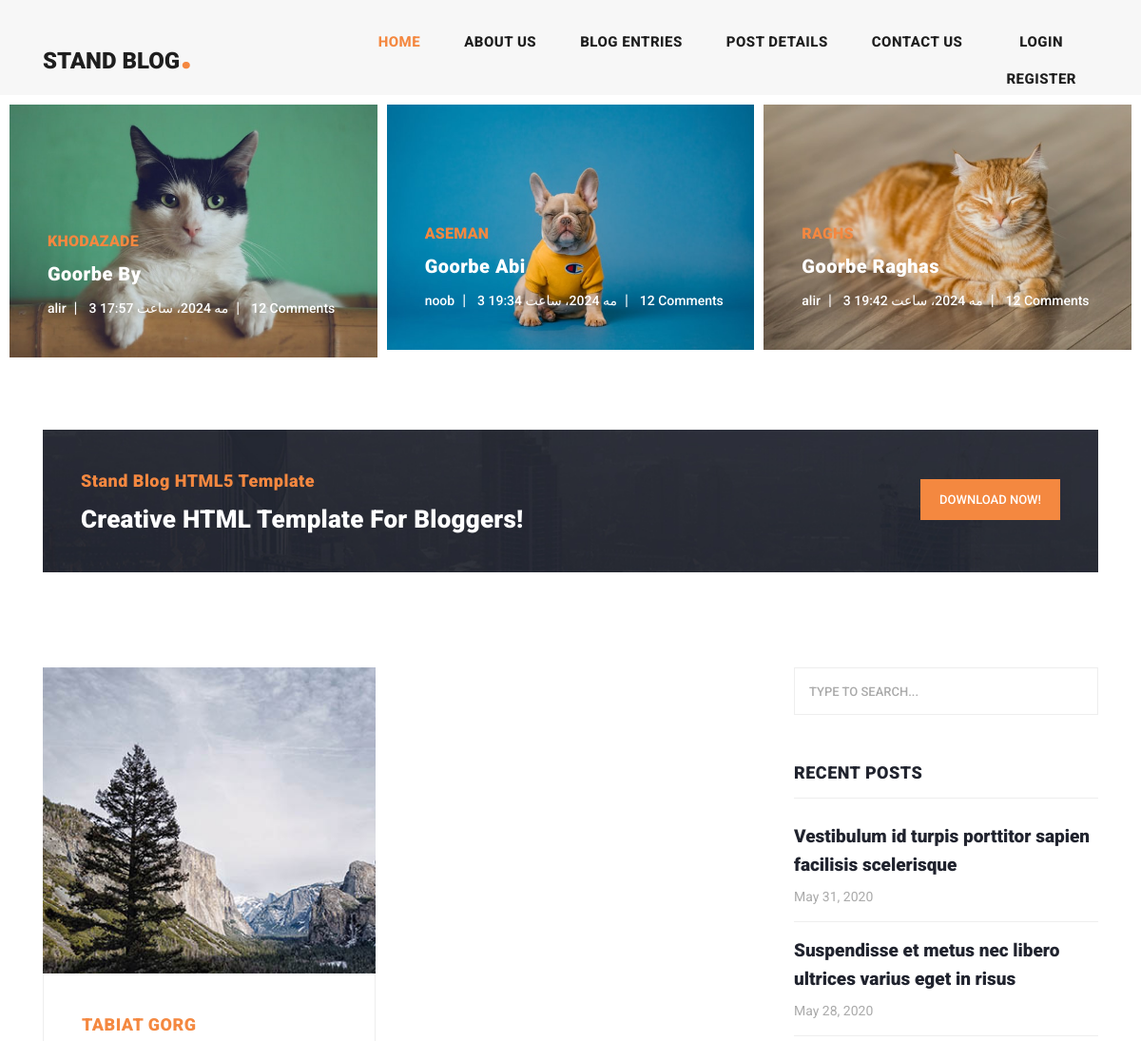
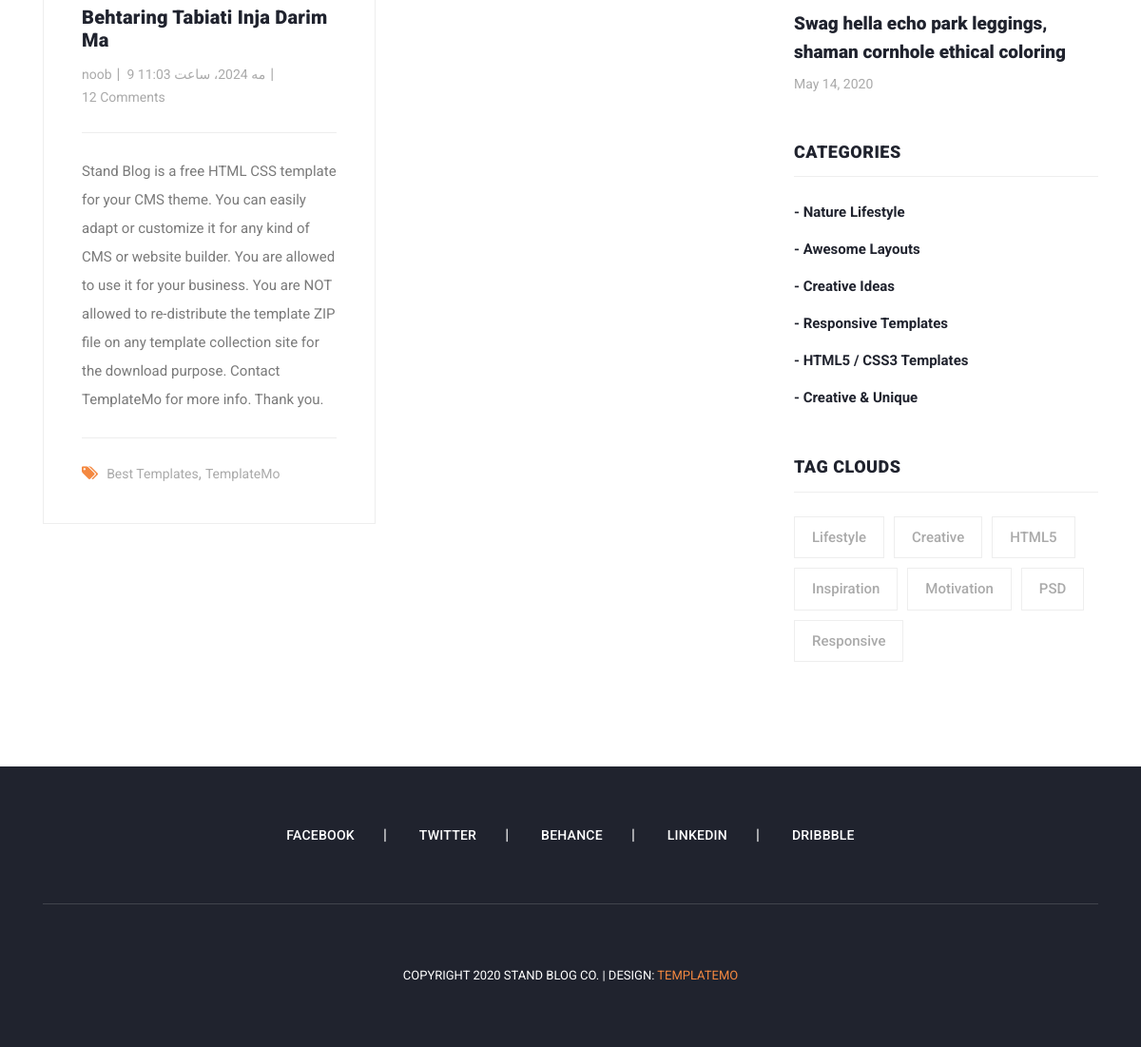
Screenshot of /blog/ with the database file from the repository (2 pictures, top to bottom).
### home/models.py (models this page shows, shortened)
class Article(models.Model):
    author = models.ForeignKey(User, on_delete=models.CASCADE,verbose_name='نویسنده')
    title = models.CharField(max_length=30,verbose_name='عنوان')
    description = models.CharField(max_length=100,verbose_name='توضیحات')
    date = models.DateTimeField(auto_now_add=True,verbose_name='تاریخ انتشار')
    image = models.ImageField(null=True, upload_to='media',verbose_name='عکس')
    class Meta:
        verbose_name = "مقاله"
        verbose_name_plural = 'مقالات'

class BlogsArticle(models.Model):
    title = models.CharField(max_length=40,verbose_name='عنوان')
    description_small = models.CharField(max_length=100,verbose_name='توضیحات کوتاه')
    description_complete = models.TextField(verbose_name='توضیحات کامل')
    author = models.ForeignKey(User, on_delete=models.CASCADE,verbose_name='نویسنده')
    date = models.DateTimeField(auto_now_add=True)
    class Meta:
        verbose_name = "بلاگ"
        verbose_name_plural = 'بلاگ ها'

### home/views.py (the view)
# urls.py: path('blog/', views.ArticleList.as_view(), name='blog'),
class ArticleList(ListView):
    articles = Article.objects.all()
    blog_articles = BlogsArticle.objects.all()
    template_name = "home/blog.html"

### home/views.py (called while the page is built)
    def get(self, request):
        return render(request, self.template_name, {"articles": self.articles, "blog_articles": self.blog_articles})

### home/templates/home/blog.html (shortened to what this page needs)
{% extends 'base.html' %}
{% load static %}
{% block content %}
    {% include 'includes/banner.html' %}
    <section class="call-to-action">
        <div class="container">
            <div class="row">
                <div class="col-lg-12">
                    <div class="main-content">
                        <div class="row">
                            <div class="col-lg-8">
                                <span>Stand Blog HTML5 Template</span>
                                <h4>Creative HTML Template For Bloggers!</h4>
                            </div>
                            <div class="col-lg-4">
                                <div class="main-button">
                                    <a href="https://templatemo.com/tm-551-stand-blog" target="_parent">Download
                                        Now!</a>
                                </div>
                            </div>
                        </div>
                    </div>
                </div>
            </div>
        </div>
    </section>
    <section class="blog-posts grid-system">
        <div class="container">
            <div class="row">
                <div class="col-lg-8">
                    <div class="all-blog-posts">
                        <div class="row">
                            {% for blog in blog_articles %}
                            <div class="col-lg-6">
                                <div class="blog-post">
                                    <div class="blog-thumb">
                                        <img src="{% static 'images/blog-thumb-01.jpg' %}" alt="">
                                    </div>
                                    <div class="down-content">
                                        <span>{{ blog.title }}</span>
                                        <a href="post-details.html"><h4>{{ blog.description_small }}</h4></a>
                                        <ul class="post-info">
                                            <li><a href="#">{{ blog.author }}</a></li>
                                            <li><a href="#">{{ blog.date }}</a></li>
                                            <li><a href="#">12 Comments</a></li>
                                        </ul>
                                        <p>{{ blog.description_complete }}</p>
                                        <div class="post-options">
                                            <div class="row">
                                                <div class="col-lg-12">
                                                    <ul class="post-tags">
                                                        <li><i class="fa fa-tags"></i></li>
                                                        <li><a href="#">Best Templates</a>,</li>
                                                        <li><a href="#">TemplateMo</a></li>
                                                    </ul>
                                                </div>
                                            </div>
                                        </div>
                                    </div>
                                </div>
                            </div>
                            {% endfor %}
                        </div>
                    </div>
                </div>
                <div class="col-lg-4">
                    <div class="sidebar">
                        <div class="row">
                            <div class="col-lg-12">
                                <div class="sidebar-item search">
                                    <form id="search_form" name="gs" method="GET" action="#">
                                        <input type="text" name="q" class="searchText" placeholder="type to search..."
                                               autocomplete="on">
                                    </form>
                                </div>
                            </div>
                            <div class="col-lg-12">
                                <div class="sidebar-item recent-posts">
                                    <div class="sidebar-heading">
                                        <h2>Recent Posts</h2>
                                    </div>
                                    <div class="content">
                                        <ul>
                                            <li><a href="post-details.html">
                                                <h5>Vestibulum id turpis porttitor sapien facilisis scelerisque</h5>
                                                <span>May 31, 2020</span>
                                            </a></li>
                                            <li><a href="post-details.html">
                                                <h5>Suspendisse et metus nec libero ultrices varius eget in risus</h5>
                                                <span>May 28, 2020</span>
                                            </a></li>
                                            <li><a href="post-details.html">
                                                <h5>Swag hella echo park leggings, shaman cornhole ethical coloring</h5>
                                                <span>May 14, 2020</span>
                                            </a></li>
                                        </ul>
                                    </div>
                                </div>
                            </div>
                            <div class="col-lg-12">
                                <div class="sidebar-item categories">
                                    <div class="sidebar-heading">
                                        <h2>Categories</h2>
                                    </div>
                                    <div class="content">
                                        <ul>
                                            <li><a href="#">- Nature Lifestyle</a></li>
                                            <li><a href="#">- Awesome Layouts</a></li>
                                            <li><a href="#">- Creative Ideas</a></li>
                                            <li><a href="#">- Responsive Templates</a></li>
                                            <li><a href="#">- HTML5 / CSS3 Templates</a></li>
                                            <li><a href="#">- Creative &amp; Unique</a></li>
                                        </ul>
                                    </div>
                                </div>
                            </div>
                            <div class="col-lg-12">
                                <div class="sidebar-item tags">
                                    <div class="sidebar-heading">
                                        <h2>Tag Clouds</h2>
                                    </div>
                                    <div class="content">
                                        <ul>
                                            <li><a href="#">Lifestyle</a></li>
                                            <li><a href="#">Creative</a></li>
                                            <li><a href="#">HTML5</a></li>
                                            <li><a href="#">Inspiration</a></li>
                                            <li><a href="#">Motivation</a></li>
                                            <li><a href="#">PSD</a></li>
                                            <li><a href="#">Responsive</a></li>
                                        </ul>
                                    </div>
                                </div>
                            </div>
                        </div>
                    </div>
                </div>
            </div>
        </div>
    </section>
{% endblock %}

### templates/includes/banner.html
{% load static %}
<div class="main-banner header-text">
    <div class="container-fluid">
        <div class="owl-banner owl-carousel">
            {% for article in articles %}
                <div class="item">
                    <img src="{{ article.image.url }}" alt=""/>
                    <div class="item-content">
                        <div class="main-content">
                            <div class="meta-category">
                                <span>{{ article.title }}</span>
                            </div>
                            <a href="post-details.html"
                            ><h4>{{ article.description }}</h4></a
                            >
                            <ul class="post-info">
                                <li><a href="#">{{ article.author }}</a></li>
                                <li><a href="#">{{ article.date }}</a></li>
                                <li><a href="#">12 Comments</a></li>
                            </ul>
                        </div>
                    </div>
                </div>
            {% endfor %}
        </div>
    </div>
</div>

### rows the page displays
Article: image (picture), title "KHODAZADE", description "Goorbe By", author "alir", date "3 مه 2024، ساعت 17:57"
Article: image (picture), title "ASEMAN", description "Goorbe Abi", author "noob", date "3 مه 2024، ساعت 19:34"
Article: image (picture), title "RAGHS", description "Goorbe Raghas", author "alir", date "3 مه 2024، ساعت 19:42"
BlogsArticle: title "TABIAT GORG", description_small "Behtaring Tabiati Inja Darim Ma", author "noob", date "9 مه 2024، ساعت 11:03", description_complete "Stand Blog is a free HTML CSS template for your CMS theme. You can easily adapt or customize it for any kind of CMS or website builder. You are allowed to use it for your business. You are NOT allowed to re-distribute the template ZIP file on any template collection site for the download purpose. Contact TemplateMo for more info. Thank you."
